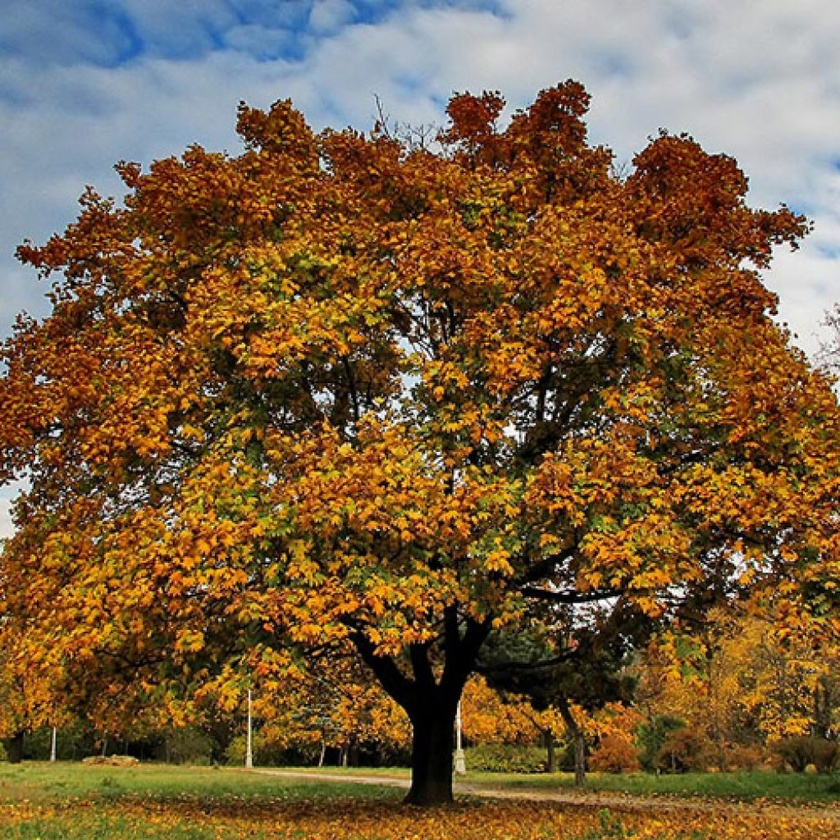
#> input picture task2/Photo1.jpg, 840 x 840 px, shrunk from 1024 x 1024 before the run
$ python task2.py
#> lines starting #> are read from the running program, lines starting #| are printed output that depends on the picture; after the words box and inside, x2 and y2 are one past the last pixel; in counts of white or black regions, pixels touching at a corner belong together
import cv2
import numpy as np
from dataclasses import dataclass
from pathlib import Path

JPEG_QUALITY = 95


@dataclass(frozen=True)
class RecolorConfig:
    """Parameters for a single foliage hue-shift operation."""

    src_hue_ranges: list[tuple[int, int]]
    dst_hue_center: int
    dst_hue_spread: int
    sat_min: int
    val_min: int
    sat_factor: float
    val_factor: float


AUTUMN_TO_SUMMER = RecolorConfig(
    src_hue_ranges=[(0, 35), (170, 180)],
    dst_hue_center=52,
    dst_hue_spread=10,
    sat_min=35,
    val_min=50,
    sat_factor=0.60,
    val_factor=0.90,
)

SUMMER_TO_AUTUMN = RecolorConfig(
    src_hue_ranges=[(30, 85)],
    dst_hue_center=22,
    dst_hue_spread=10,
    sat_min=30,
    val_min=40,
    sat_factor=1.35,
    val_factor=1.08,
)


# --- Low-level helpers ---


def _hue_in_range(h: np.ndarray, lo: int, hi: int) -> np.ndarray:
    """Boolean mask for pixels whose hue falls in [lo, hi], with wrap-around."""
    if lo <= hi:
        return (h >= lo) & (h <= hi)
    return (h >= lo) | (h <= hi)


def _normalize_to_unit(h: np.ndarray, lo: int, hi: int) -> np.ndarray:
    """Map hue values from [lo, hi] (possibly wrapping) to [0..1]."""
    if lo <= hi:
        return (h - lo) / max(hi - lo, 1)

    span = max((180 - lo) + hi, 1)
    out = h.copy()
    out[out >= lo] -= lo
    out[out < lo] += (180 - lo)
    return out / span


# --- Mask building ---


def _build_raw_mask(hsv: np.ndarray, cfg: RecolorConfig) -> np.ndarray:
    """Binary uint8 mask: pixels matching hue ranges with sufficient S and V."""
    h, s, v = cv2.split(hsv)
    mask = np.zeros(h.shape, dtype=np.uint8)

    for lo, hi in cfg.src_hue_ranges:
        mask[_hue_in_range(h, lo, hi)] = 255

    mask[(s < cfg.sat_min) | (v < cfg.val_min)] = 0
    return mask


def _refine_mask(mask: np.ndarray) -> np.ndarray:
    """Morphological cleanup + Gaussian blur -> soft float32 [0..1] mask."""
    kernel = cv2.getStructuringElement(cv2.MORPH_ELLIPSE, (5, 5))
    mask = cv2.morphologyEx(mask, cv2.MORPH_CLOSE, kernel, iterations=2)
    mask = cv2.morphologyEx(mask, cv2.MORPH_OPEN, kernel, iterations=1)

    soft = mask.astype(np.float32) / 255.0
    return cv2.GaussianBlur(soft, (21, 21), 0)


# --- Pixel transforms ---


def _remap_hue(
    h_channel: np.ndarray,
    mask: np.ndarray,
    cfg: RecolorConfig,
) -> np.ndarray:
    """Linearly map masked pixel hues from src ranges to dst_center +/- dst_spread."""
    h = h_channel.astype(np.float32).copy()
    active = mask > 0.01

    if not np.any(active):
        return h_channel

    for lo, hi in cfg.src_hue_ranges:
        in_range = active & _hue_in_range(h, lo, hi)
        t = _normalize_to_unit(h[in_range], lo, hi)
        new_hue = cfg.dst_hue_center - cfg.dst_hue_spread + t * (2 * cfg.dst_hue_spread)
        h[in_range] = np.clip(new_hue, 0, 179)

    return h.astype(np.uint8)


def _apply_sv_factors(
    hsv: np.ndarray,
    mask: np.ndarray,
    cfg: RecolorConfig,
) -> np.ndarray:
    """Scale S and V channels within masked region via alpha blend."""
    out = hsv.copy().astype(np.float32)

    for ch_idx, factor in [(1, cfg.sat_factor), (2, cfg.val_factor)]:
        ch = out[:, :, ch_idx]
        out[:, :, ch_idx] = ch + (ch * factor - ch) * mask

    return np.clip(out, 0, 255).astype(np.uint8)


def _alpha_blend(
    original: np.ndarray,
    converted: np.ndarray,
    mask: np.ndarray,
) -> np.ndarray:
    """Blend converted image with original using soft mask."""
    m = mask[:, :, np.newaxis]
    blended = original.astype(np.float32) + \
              (converted.astype(np.float32) - original.astype(np.float32)) * m
    return np.clip(blended, 0, 255).astype(np.uint8)


# --- Public API ---


def recolor_foliage(img_bgr: np.ndarray, cfg: RecolorConfig) -> np.ndarray:
    """Recolor foliage in a BGR image according to the given config."""
    hsv = cv2.cvtColor(img_bgr, cv2.COLOR_BGR2HSV)
    raw_mask = _build_raw_mask(hsv, cfg)
    mask = _refine_mask(raw_mask)

    hsv_new = hsv.copy()
    hsv_new[:, :, 0] = _remap_hue(hsv[:, :, 0], mask, cfg)
    hsv_new = _apply_sv_factors(hsv_new, mask, cfg)

    converted = cv2.cvtColor(hsv_new, cv2.COLOR_HSV2BGR)
    return _alpha_blend(img_bgr, converted, mask)


# --- I/O ---


def process_tasks(
    tasks: list[tuple[str, str, RecolorConfig]],
    base: Path = Path("."),
) -> None:
    """Load each source image, apply recolor, save result."""
    for src_name, dst_name, cfg in tasks:
        img = cv2.imread(str(base / src_name))
#> img is the input picture: shape (840, 840, 3); mean B, G, R 64.4, 95.1, 120.4
        if img is None:
            print(f"[!] Failed to load {src_name}")
            continue

        result = recolor_foliage(img, cfg)
#> in recolor_foliage, `hsv = cv2.cvtColor(img_bgr, cv2.COLOR_BGR2HSV)`: hsv: shape (840, 840, 3); mean H, S, V 35.7, 157.5, 127.7
#> in _build_raw_mask, `h, s, v = cv2.split(hsv)`:
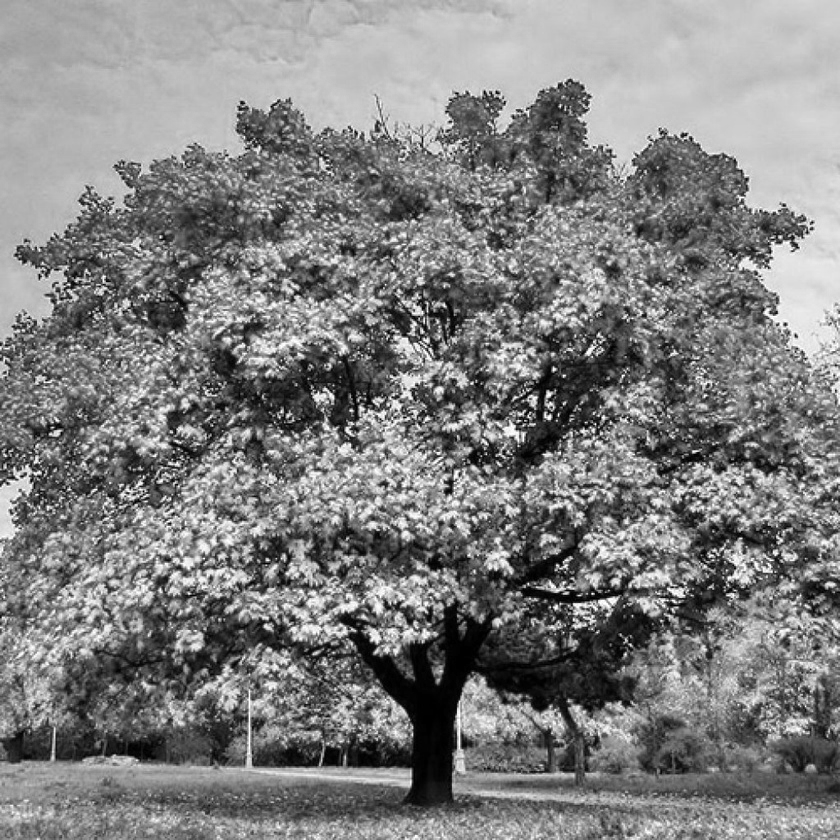
#> v: shape (840, 840); min 0, max 255, mean 127.7
#> after the loop in _build_raw_mask, `for lo, hi in cfg.src_hue_ranges:`:
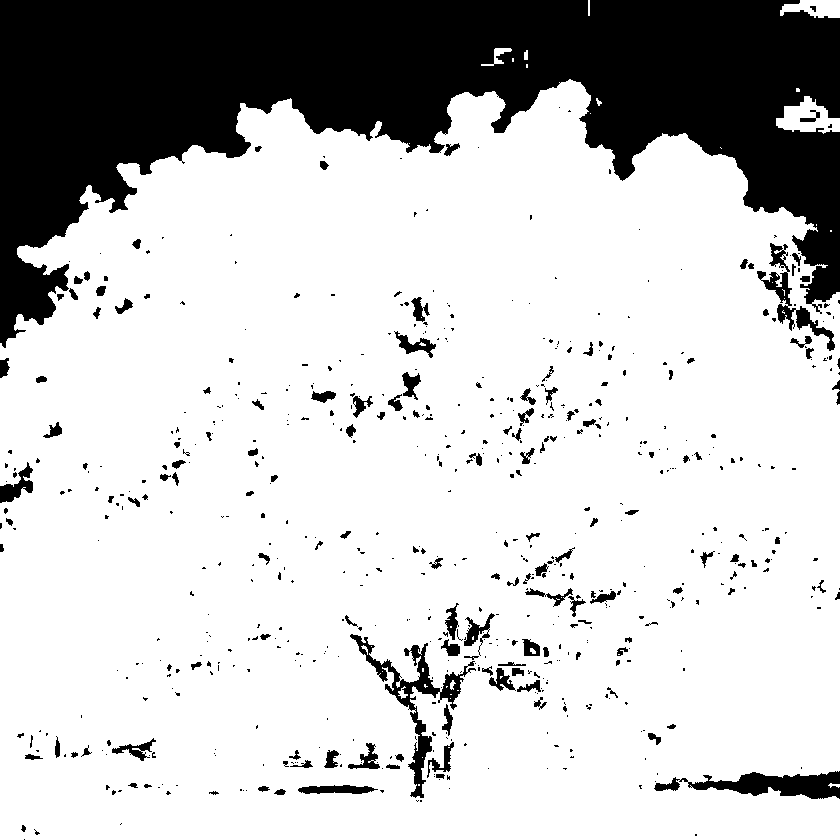
#> mask: shape (840, 840); 77.8% white; 645 black regions (488 under 20 px), largest, box (x1, y1, x2, y2) and area: (0, 0, 840, 348) 134707, (350, 634, 476, 798) 3017, (654, 771, 840, 799) 2654
#> in _build_raw_mask, `mask[(s < cfg.sat_min) | (v < cfg.val_min)] = 0`:
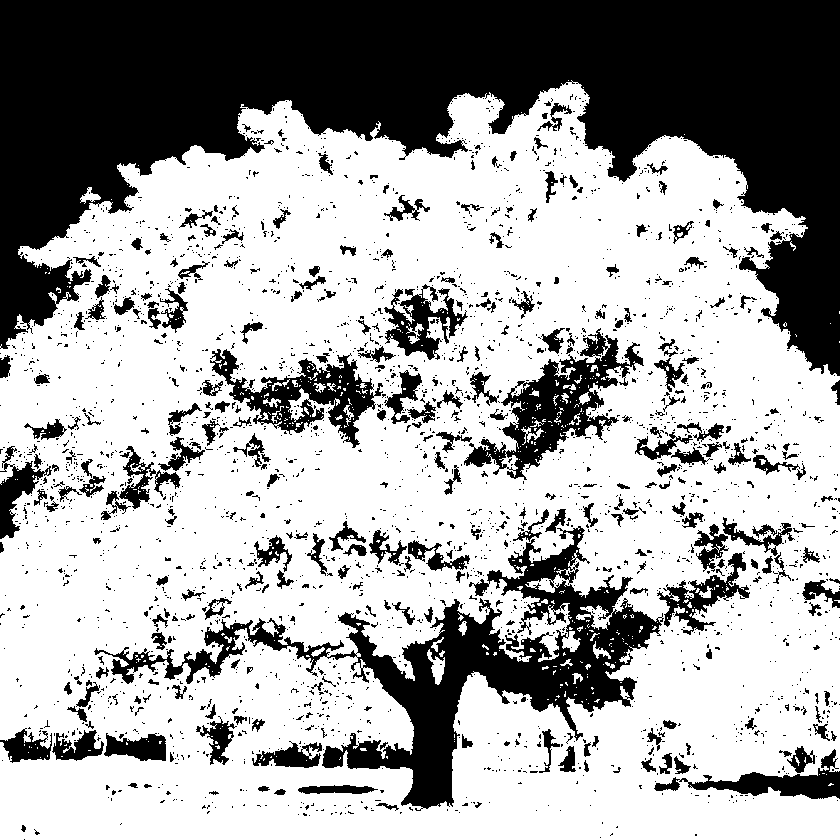
#> mask: shape (840, 840); 65.3% white; 2702 black regions (2382 under 20 px), largest, box (x1, y1, x2, y2) and area: (0, 0, 840, 376) 146425, (94, 526, 664, 811) 31747, (464, 328, 644, 480) 8040
#> in _refine_mask, `mask = cv2.morphologyEx(mask, cv2.MORPH_CLOSE, kernel, iterations=2)`: mask: shape (840, 840); 74.1% white; 80 black regions, largest, box (x1, y1, x2, y2) and area: (0, 0, 840, 375) 144022, (347, 606, 620, 809) 16815, (714, 771, 840, 799) 2224
#> in _refine_mask, `mask = cv2.morphologyEx(mask, cv2.MORPH_OPEN, kernel, iterations=1)`: mask: shape (840, 840); 74% white; 64 black regions, largest, box (x1, y1, x2, y2) and area: (0, 0, 840, 375) 144177, (347, 606, 654, 809) 18995, (517, 364, 587, 464) 2685
#> in _remap_hue, `active = mask > 0.01`: active: shape (840, 840) bool; 80.5% white; 14 black regions (4 under 20 px), largest, box (x1, y1, x2, y2) and area: (0, 0, 840, 366) 130109, (379, 630, 555, 799) 6039, (579, 652, 613, 693) 466
#> after the loop in _remap_hue, `for lo, hi in cfg.src_hue_ranges:`:
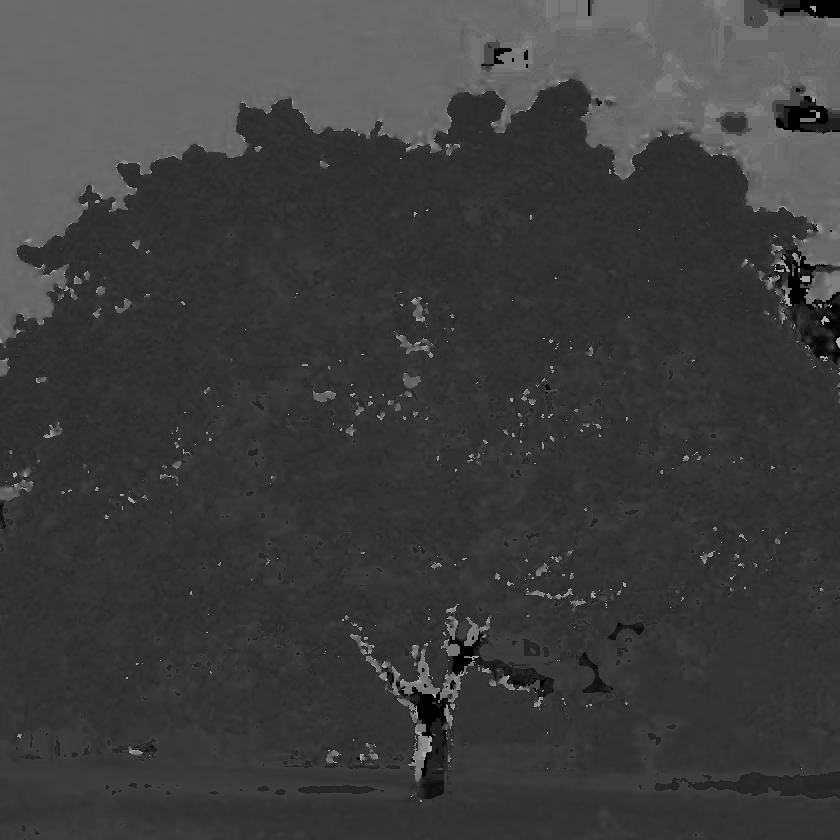
#> h: shape (840, 840) float32; min 0, max 178, mean 61.8
#> in recolor_foliage, `hsv_new[:, :, 0] = _remap_hue(hsv[:, :, 0], mask, cfg)`: hsv_new: shape (840, 840, 3); mean H, S, V 61.5, 157.5, 127.7
#> in _apply_sv_factors, `out = hsv.copy().astype(np.float32)`: out: shape (840, 840, 3) float32; mean H, S, V 61.6, 157.6, 127.7
#> after the loop in _apply_sv_factors, `for ch_idx, factor in [(1, cfg.sat_factor), (2, cfg.val_factor)]:`: out: shape (840, 840, 3) float32; mean H, S, V 61.6, 101.6, 119.1
#> in _apply_sv_factors, `return np.clip(out, 0, 255).astype(np.uint8)`:
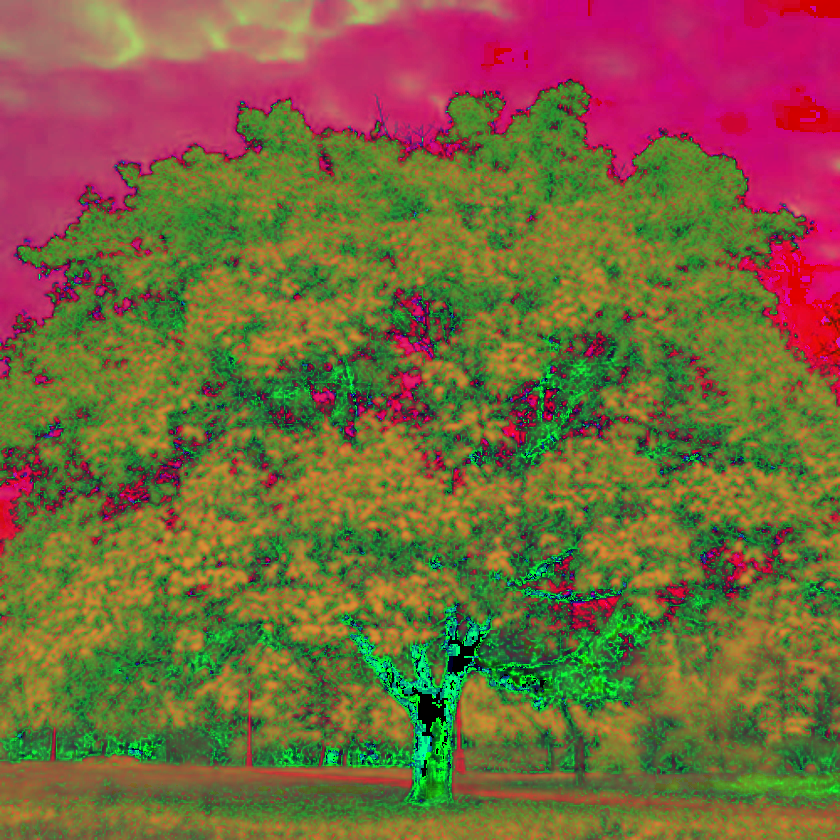
#> returned value: shape (840, 840, 3); mean of channels 0, 1, 2 61.5, 101.2, 118.7; drawn as B, G, R
#> in recolor_foliage, `converted = cv2.cvtColor(hsv_new, cv2.COLOR_HSV2BGR)`:
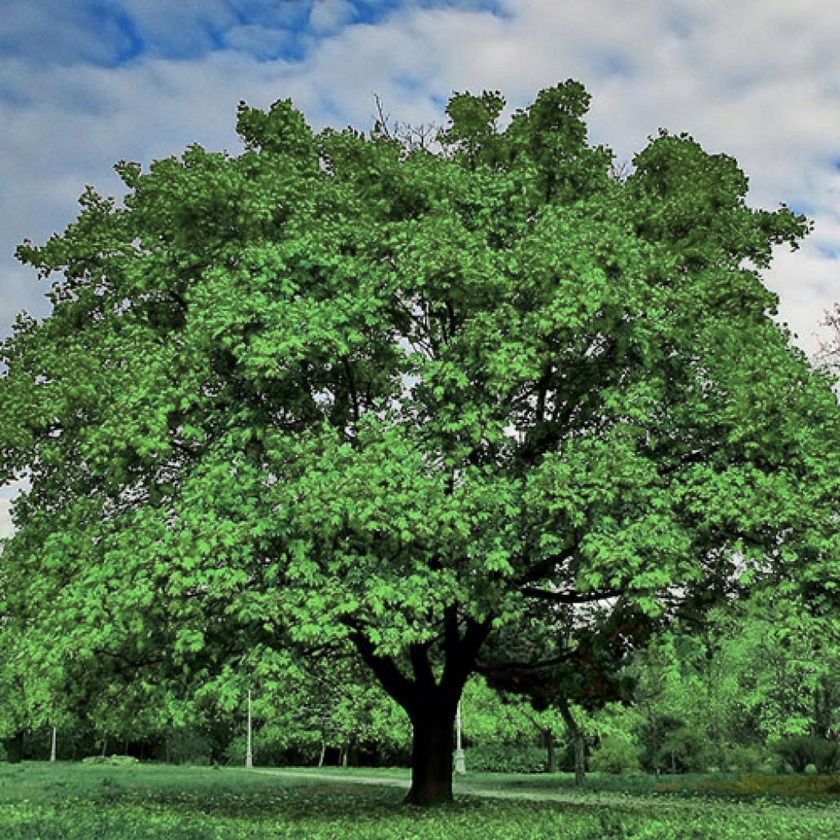
#> converted: shape (840, 840, 3); mean B, G, R 84, 115, 87.5
        cv2.imwrite(str(base / dst_name), result, [cv2.IMWRITE_JPEG_QUALITY, JPEG_QUALITY])
        print(f"[ok] {dst_name} saved ({result.shape[1]}x{result.shape[0]})")
#| [ok] Summer.jpg saved (840x840)
#> pass 2 of the loop in process_tasks, `for src_name, dst_name, cfg in tasks:`:
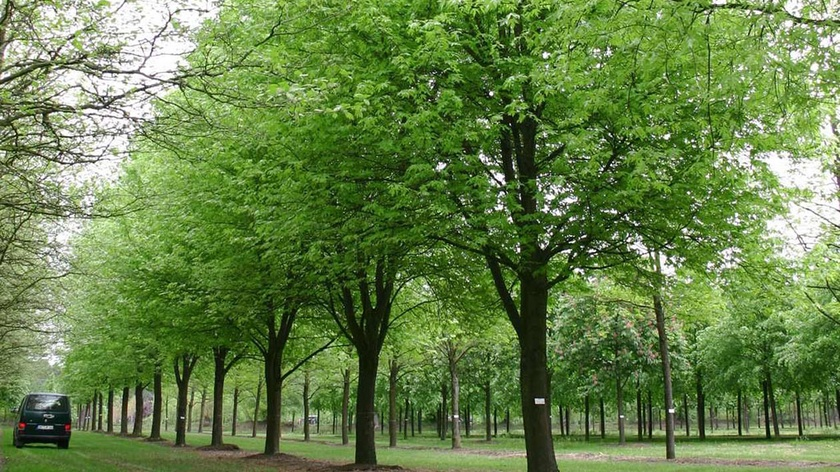
#> input picture task2/Photo2.jpg, 840 x 472 px, shrunk from 1024 x 576 before the run
#> in process_tasks, img is the input picture: shape (472, 840, 3); mean B, G, R 72.1, 129.3, 102.1
#> hsv: shape (472, 840, 3); mean H, S, V 45.1, 131.9, 129.6
#> s: shape (472, 840)
#> v: shape (472, 840)
#> after the loop in _build_raw_mask (call 2), `for lo, hi in cfg.src_hue_ranges:`:
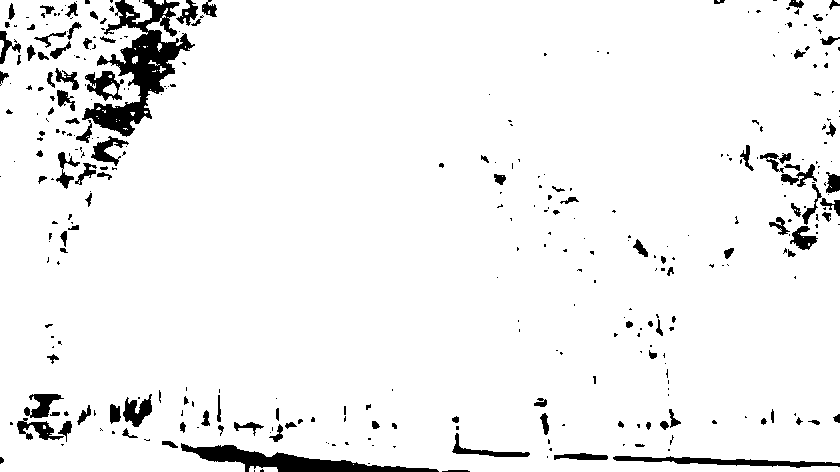
#> mask: shape (472, 840); 94.5% white; 350 black regions (233 under 20 px), largest, box (x1, y1, x2, y2) and area: (82, 0, 195, 137) 5092, (181, 443, 439, 472) 2726, (613, 456, 840, 468) 1132
#> soft: shape (472, 840) float32; values 0 (black) and 1 (white), 90.9% white; 36 black regions, largest, box (x1, y1, x2, y2) and area: (47, 0, 219, 188) 14296, (196, 289, 410, 472) 5228, (758, 151, 840, 260) 4695
#> active: shape (472, 840) bool; 97.5% white; 10 black regions (1 under 20 px), largest, box (x1, y1, x2, y2) and area: (88, 0, 210, 173) 6863, (781, 202, 840, 250) 1083, (775, 160, 834, 191) 616
#> hsv_new: shape (472, 840, 3); mean H, S, V 19.3, 131.9, 129.6
#> in _apply_sv_factors (call 2), `return np.clip(out, 0, 255).astype(np.uint8)`:
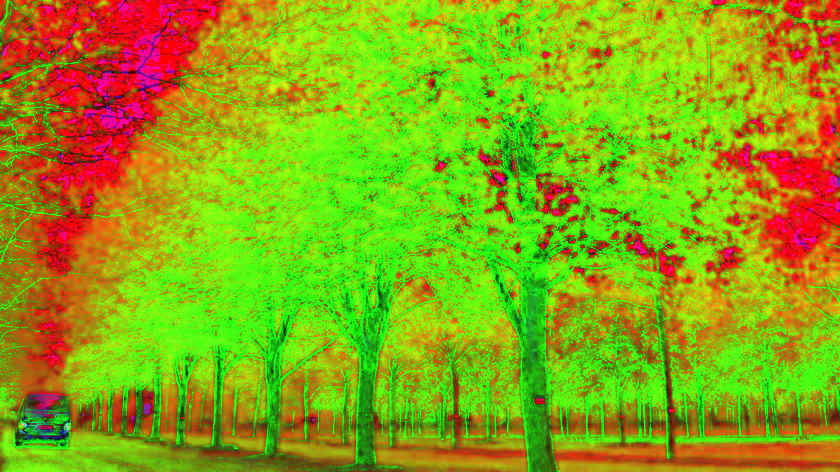
#> returned value: shape (472, 840, 3); mean of channels 0, 1, 2 19.3, 167.6, 138.2; drawn as B, G, R
#| [ok] Autumn.jpg saved (840x472)


if __name__ == "__main__":
    process_tasks([
        ("Photo1.jpg", "Summer.jpg", AUTUMN_TO_SUMMER),
        ("Photo2.jpg", "Autumn.jpg", SUMMER_TO_AUTUMN),
    ])
